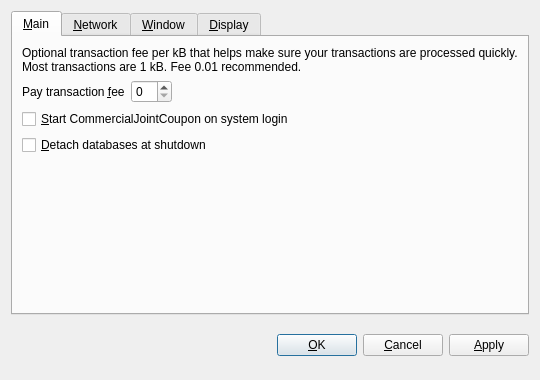
<?xml version="1.0" encoding="UTF-8"?>
<ui version="4.0">
 <class>OptionsDialog</class>
 <widget class="QDialog" name="OptionsDialog">
  <property name="geometry">
   <rect>
    <x>0</x>
    <y>0</y>
    <width>540</width>
    <height>380</height>
   </rect>
  </property>
  <property name="windowTitle">
   <string>Options</string>
  </property>
  <property name="modal">
   <bool>true</bool>
  </property>
  <layout class="QVBoxLayout" name="verticalLayout">
   <item>
    <widget class="QTabWidget" name="tabWidget">
     <property name="tabPosition">
      <enum>QTabWidget::North</enum>
     </property>
     <property name="currentIndex">
      <number>0</number>
     </property>
     <widget class="QWidget" name="tabMain">
      <attribute name="title">
       <string>&amp;Main</string>
      </attribute>
      <layout class="QVBoxLayout" name="verticalLayout_Main">
       <item>
        <widget class="QLabel" name="transactionFeeInfoLabel">
         <property name="text">
          <string>Optional transaction fee per kB that helps make sure your transactions are processed quickly. Most transactions are 1 kB. Fee 0.01 recommended.</string>
         </property>
         <property name="textFormat">
          <enum>Qt::PlainText</enum>
         </property>
         <property name="wordWrap">
          <bool>true</bool>
         </property>
        </widget>
       </item>
       <item>
        <layout class="QHBoxLayout" name="horizontalLayout_Main">
         <item>
          <widget class="QLabel" name="transactionFeeLabel">
           <property name="text">
            <string>Pay transaction &amp;fee</string>
           </property>
           <property name="textFormat">
            <enum>Qt::PlainText</enum>
           </property>
           <property name="buddy">
            <cstring>transactionFee</cstring>
           </property>
          </widget>
         </item>
         <item>
          <widget class="BitcoinAmountField" name="transactionFee"/>
         </item>
         <item>
          <spacer name="horizontalSpacer_Main">
           <property name="orientation">
            <enum>Qt::Horizontal</enum>
           </property>
           <property name="sizeHint" stdset="0">
            <size>
             <width>40</width>
             <height>20</height>
            </size>
           </property>
          </spacer>
         </item>
        </layout>
       </item>
       <item>
        <widget class="QCheckBox" name="bitcoinAtStartup">
         <property name="toolTip">
          <string>Automatically start CommercialJointCoupon after logging in to the system.</string>
         </property>
         <property name="text">
          <string>&amp;Start CommercialJointCoupon on system login</string>
         </property>
        </widget>
       </item>
       <item>
        <widget class="QCheckBox" name="detachDatabases">
         <property name="toolTip">
          <string>Detach block and address databases at shutdown. This means they can be moved to another data directory, but it slows down shutdown. The wallet is always detached.</string>
         </property>
         <property name="text">
          <string>&amp;Detach databases at shutdown</string>
         </property>
        </widget>
       </item>
       <item>
        <spacer name="verticalSpacer_Main">
         <property name="orientation">
          <enum>Qt::Vertical</enum>
         </property>
         <property name="sizeHint" stdset="0">
          <size>
           <width>20</width>
           <height>40</height>
          </size>
         </property>
        </spacer>
       </item>
      </layout>
     </widget>
     <widget class="QWidget" name="tabNetwork">
      <attribute name="title">
       <string>&amp;Network</string>
      </attribute>
      <layout class="QVBoxLayout" name="verticalLayout_Network">
       <item>
        <widget class="QCheckBox" name="mapPortUpnp">
         <property name="toolTip">
          <string>Automatically open the CommercialJointCoupon client port on the router. This only works when your router supports UPnP and it is enabled.</string>
         </property>
         <property name="text">
          <string>Map port using &amp;UPnP</string>
         </property>
        </widget>
       </item>
       <item>
        <widget class="QCheckBox" name="connectSocks">
         <property name="toolTip">
          <string>Connect to the CommercialJointCoupon network through a SOCKS proxy (e.g. when connecting through Tor).</string>
         </property>
         <property name="text">
          <string>&amp;Connect through SOCKS proxy:</string>
         </property>
        </widget>
       </item>
       <item>
        <layout class="QHBoxLayout" name="horizontalLayout_Network">
         <item>
          <widget class="QLabel" name="proxyIpLabel">
           <property name="text">
            <string>Proxy &amp;IP:</string>
           </property>
           <property name="textFormat">
            <enum>Qt::PlainText</enum>
           </property>
           <property name="buddy">
            <cstring>proxyIp</cstring>
           </property>
          </widget>
         </item>
         <item>
          <widget class="QValidatedLineEdit" name="proxyIp">
           <property name="maximumSize">
            <size>
             <width>140</width>
             <height>16777215</height>
            </size>
           </property>
           <property name="toolTip">
            <string>IP address of the proxy (e.g. 127.0.0.1)</string>
           </property>
          </widget>
         </item>
         <item>
          <widget class="QLabel" name="proxyPortLabel">
           <property name="text">
            <string>&amp;Port:</string>
           </property>
           <property name="textFormat">
            <enum>Qt::PlainText</enum>
           </property>
           <property name="buddy">
            <cstring>proxyPort</cstring>
           </property>
          </widget>
         </item>
         <item>
          <widget class="QLineEdit" name="proxyPort">
           <property name="maximumSize">
            <size>
             <width>55</width>
             <height>16777215</height>
            </size>
           </property>
           <property name="toolTip">
            <string>Port of the proxy (e.g. 9050)</string>
           </property>
          </widget>
         </item>
         <item>
          <widget class="QLabel" name="socksVersionLabel">
           <property name="text">
            <string>SOCKS &amp;Version:</string>
           </property>
           <property name="textFormat">
            <enum>Qt::PlainText</enum>
           </property>
           <property name="buddy">
            <cstring>socksVersion</cstring>
           </property>
          </widget>
         </item>
         <item>
          <widget class="QValueComboBox" name="socksVersion">
           <property name="toolTip">
            <string>SOCKS version of the proxy (e.g. 5)</string>
           </property>
          </widget>
         </item>
         <item>
          <spacer name="horizontalSpacer_Network">
           <property name="orientation">
            <enum>Qt::Horizontal</enum>
           </property>
           <property name="sizeHint" stdset="0">
            <size>
             <width>40</width>
             <height>20</height>
            </size>
           </property>
          </spacer>
         </item>
        </layout>
       </item>
       <item>
        <spacer name="verticalSpacer_Network">
         <property name="orientation">
          <enum>Qt::Vertical</enum>
         </property>
         <property name="sizeHint" stdset="0">
          <size>
           <width>20</width>
           <height>40</height>
          </size>
         </property>
        </spacer>
       </item>
      </layout>
     </widget>
     <widget class="QWidget" name="tabWindow">
      <attribute name="title">
       <string>&amp;Window</string>
      </attribute>
      <layout class="QVBoxLayout" name="verticalLayout_Window">
       <item>
        <widget class="QCheckBox" name="minimizeToTray">
         <property name="toolTip">
          <string>Show only a tray icon after minimizing the window.</string>
         </property>
         <property name="text">
          <string>&amp;Minimize to the tray instead of the taskbar</string>
         </property>
        </widget>
       </item>
       <item>
        <widget class="QCheckBox" name="minimizeOnClose">
         <property name="toolTip">
          <string>Minimize instead of exit the application when the window is closed. When this option is enabled, the application will be closed only after selecting Quit in the menu.</string>
         </property>
         <property name="text">
          <string>M&amp;inimize on close</string>
         </property>
        </widget>
       </item>
       <item>
        <spacer name="verticalSpacer_Window">
         <property name="orientation">
          <enum>Qt::Vertical</enum>
         </property>
         <property name="sizeHint" stdset="0">
          <size>
           <width>20</width>
           <height>40</height>
          </size>
         </property>
        </spacer>
       </item>
      </layout>
     </widget>
     <widget class="QWidget" name="tabDisplay">
      <attribute name="title">
       <string>&amp;Display</string>
      </attribute>
      <layout class="QVBoxLayout" name="verticalLayout_Display">
       <item>
        <layout class="QHBoxLayout" name="horizontalLayout_1_Display">
         <item>
          <widget class="QLabel" name="langLabel">
           <property name="text">
            <string>User Interface &amp;language:</string>
           </property>
           <property name="textFormat">
            <enum>Qt::PlainText</enum>
           </property>
           <property name="buddy">
            <cstring>lang</cstring>
           </property>
          </widget>
         </item>
         <item>
          <widget class="QValueComboBox" name="lang">
           <property name="toolTip">
            <string>The user interface language can be set here. This setting will take effect after restarting CommercialJointCoupon.</string>
           </property>
          </widget>
         </item>
        </layout>
       </item>
       <item>
        <layout class="QHBoxLayout" name="horizontalLayout_2_Display">
         <item>
          <widget class="QLabel" name="unitLabel">
           <property name="text">
            <string>&amp;Unit to show amounts in:</string>
           </property>
           <property name="textFormat">
            <enum>Qt::PlainText</enum>
           </property>
           <property name="buddy">
            <cstring>unit</cstring>
           </property>
          </widget>
         </item>
         <item>
          <widget class="QValueComboBox" name="unit">
           <property name="toolTip">
            <string>Choose the default subdivision unit to show in the interface and when sending coins.</string>
           </property>
          </widget>
         </item>
        </layout>
       </item>
       <item>
        <widget class="QCheckBox" name="displayAddresses">
         <property name="toolTip">
          <string>Whether to show CommercialJointCoupon addresses in the transaction list.</string>
         </property>
         <property name="text">
          <string>&amp;Display addresses in transaction list</string>
         </property>
        </widget>
       </item>
       <item>
        <widget class="QCheckBox" name="coinControlFeatures">
         <property name="toolTip">
          <string>Whether to show coin control features or not.</string>
         </property>
         <property name="text">
          <string>Display coin &amp;control features (experts only!)</string>
         </property>
        </widget>
       </item>
       <item>
        <spacer name="verticalSpacer_Display">
         <property name="orientation">
          <enum>Qt::Vertical</enum>
         </property>
         <property name="sizeHint" stdset="0">
          <size>
           <width>20</width>
           <height>40</height>
          </size>
         </property>
        </spacer>
       </item>
      </layout>
     </widget>
    </widget>
   </item>
   <item>
    <layout class="QHBoxLayout" name="horizontalLayout_Buttons">
     <item>
      <spacer name="horizontalSpacer_1">
       <property name="orientation">
        <enum>Qt::Horizontal</enum>
       </property>
       <property name="sizeHint" stdset="0">
        <size>
         <width>40</width>
         <height>48</height>
        </size>
       </property>
      </spacer>
     </item>
     <item>
      <widget class="QLabel" name="statusLabel">
       <property name="font">
        <font>
         <weight>75</weight>
         <bold>true</bold>
        </font>
       </property>
       <property name="text">
        <string/>
       </property>
       <property name="textFormat">
        <enum>Qt::PlainText</enum>
       </property>
       <property name="wordWrap">
        <bool>true</bool>
       </property>
      </widget>
     </item>
     <item>
      <spacer name="horizontalSpacer_2">
       <property name="orientation">
        <enum>Qt::Horizontal</enum>
       </property>
       <property name="sizeHint" stdset="0">
        <size>
         <width>40</width>
         <height>48</height>
        </size>
       </property>
      </spacer>
     </item>
     <item>
      <widget class="QPushButton" name="okButton">
       <property name="text">
        <string>&amp;OK</string>
       </property>
      </widget>
     </item>
     <item>
      <widget class="QPushButton" name="cancelButton">
       <property name="text">
        <string>&amp;Cancel</string>
       </property>
       <property name="autoDefault">
        <bool>false</bool>
       </property>
      </widget>
     </item>
     <item>
      <widget class="QPushButton" name="applyButton">
       <property name="text">
        <string>&amp;Apply</string>
       </property>
       <property name="autoDefault">
        <bool>false</bool>
       </property>
      </widget>
     </item>
    </layout>
   </item>
  </layout>
 </widget>
 <customwidgets>
  <customwidget>
   <class>BitcoinAmountField</class>
   <extends>QSpinBox</extends>
   <header>bitcoinamountfield.h</header>
  </customwidget>
  <customwidget>
   <class>QValueComboBox</class>
   <extends>QComboBox</extends>
   <header>qvaluecombobox.h</header>
  </customwidget>
  <customwidget>
   <class>QValidatedLineEdit</class>
   <extends>QLineEdit</extends>
   <header>qvalidatedlineedit.h</header>
  </customwidget>
 </customwidgets>
 <resources/>
 <connections/>
</ui>
